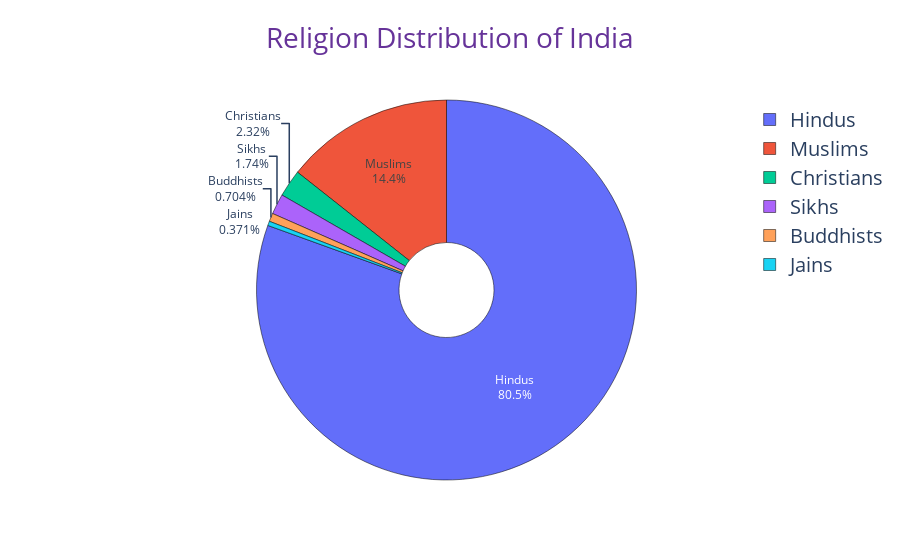

The notebook cell this image was saved under:
### Markdown cell above
The state named UTTAR PRADESH has the highest population, almost double that of the state following it, MAHARASHTRA.<br> LAKSHADWEEP has the lowest population among all the states <br> TAMIL NADU suprisingly has the equal MALE and FEMALE population.<br> KERALA and PONDICHERRY are the only states which have the FEMALE population more than MALE population.

### Code cell
Religion_data = census_data[['Hindus', 'Muslims', 'Christians', 'Sikhs', 'Buddhists', 'Jains']]
group_religion_Data = Religion_data.sum()

# fig,ax = plt.subplots(figsize = (15,10))
fig = pgo.Figure(pgo.Pie(values = group_religion_Data, labels = group_religion_Data.index ))
fig.update_layout(title = {'text' : 'Religion Distribution of India',
        'y':0.95, 'x':0.5, 'xanchor': 'center', 'yanchor': 'top'}, 
        title_font_color = 'RebeccaPurple', font=dict(size=20))
fig.update_traces(textfont_size = 12,hole = 0.25,textinfo = 'label+percent',
                   marker =dict(line=dict(color='#000000', width=0.5)))
fig.show()

### Figure 1 — Plotly figure (JSON) as saved in the notebook; plotly's stock layout.template omitted (floating-point values rounded to 4 significant figures)
{"data": [{"hole": 0.25, "labels": ["Hindus", "Muslims", "Christians", "Sikhs", "Buddhists", "Jains"], "marker": {"line": {"color": "#000000", "width": 0.5}}, "textfont": {"size": 12}, "textinfo": "label+percent", "type": "pie", "values": [966257353, 172245158, 27819588, 20833116, 8442972, 4451753]}], "layout": {"font": {"size": 20}, "title": {"font": {"color": "RebeccaPurple"}, "text": "Religion Distribution of India", "x": 0.5, "xanchor": "center", "y": 0.95, "yanchor": "top"}}}
